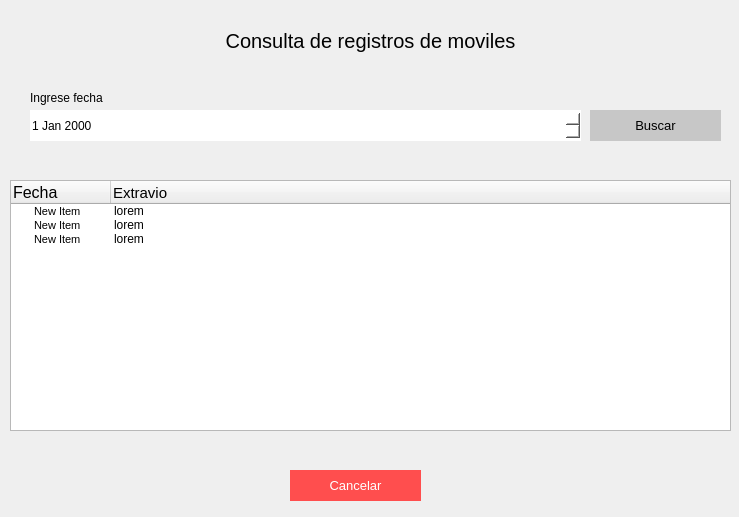
<?xml version="1.0" encoding="UTF-8"?>
<ui version="4.0">
 <class>Form</class>
 <widget class="QWidget" name="Form">
  <property name="geometry">
   <rect>
    <x>0</x>
    <y>0</y>
    <width>739</width>
    <height>517</height>
   </rect>
  </property>
  <property name="windowTitle">
   <string>Form</string>
  </property>
  <widget class="QLabel" name="label_2">
   <property name="geometry">
    <rect>
     <x>10</x>
     <y>20</y>
     <width>721</width>
     <height>41</height>
    </rect>
   </property>
   <property name="styleSheet">
    <string notr="true">font-size:20px;
</string>
   </property>
   <property name="text">
    <string>Consulta de registros de moviles</string>
   </property>
   <property name="alignment">
    <set>Qt::AlignCenter</set>
   </property>
  </widget>
  <widget class="QTreeWidget" name="ca_tabla">
   <property name="geometry">
    <rect>
     <x>10</x>
     <y>180</y>
     <width>721</width>
     <height>251</height>
    </rect>
   </property>
   <column>
    <property name="text">
     <string>Fecha</string>
    </property>
    <property name="font">
     <font>
      <pointsize>12</pointsize>
     </font>
    </property>
   </column>
   <column>
    <property name="text">
     <string>Extravio</string>
    </property>
    <property name="font">
     <font>
      <pointsize>11</pointsize>
     </font>
    </property>
   </column>
   <item>
    <property name="text">
     <string>New Item</string>
    </property>
    <property name="font">
     <font>
      <pointsize>8</pointsize>
     </font>
    </property>
    <property name="text">
     <string>lorem</string>
    </property>
   </item>
   <item>
    <property name="text">
     <string>New Item</string>
    </property>
    <property name="font">
     <font>
      <pointsize>8</pointsize>
     </font>
    </property>
    <property name="text">
     <string>lorem</string>
    </property>
   </item>
   <item>
    <property name="text">
     <string>New Item</string>
    </property>
    <property name="font">
     <font>
      <pointsize>8</pointsize>
     </font>
    </property>
    <property name="text">
     <string>lorem</string>
    </property>
   </item>
  </widget>
  <widget class="QPushButton" name="ca_btn_buscar">
   <property name="geometry">
    <rect>
     <x>590</x>
     <y>110</y>
     <width>131</width>
     <height>31</height>
    </rect>
   </property>
   <property name="styleSheet">
    <string notr="true">background-color: rgb(199, 199, 199);
color:black;
font-size:10pt;
border:none;</string>
   </property>
   <property name="text">
    <string>Buscar</string>
   </property>
  </widget>
  <widget class="QLabel" name="label">
   <property name="geometry">
    <rect>
     <x>30</x>
     <y>90</y>
     <width>541</width>
     <height>16</height>
    </rect>
   </property>
   <property name="text">
    <string>Ingrese fecha</string>
   </property>
  </widget>
  <widget class="QPushButton" name="ca_btn_cancelar">
   <property name="geometry">
    <rect>
     <x>290</x>
     <y>470</y>
     <width>131</width>
     <height>31</height>
    </rect>
   </property>
   <property name="styleSheet">
    <string notr="true">color:white;
font-size:10pt;
border:none;
background-color:#ff4e4e;</string>
   </property>
   <property name="text">
    <string>Cancelar</string>
   </property>
  </widget>
  <widget class="QDateEdit" name="ca_input_fecha">
   <property name="geometry">
    <rect>
     <x>30</x>
     <y>110</y>
     <width>551</width>
     <height>31</height>
    </rect>
   </property>
   <property name="styleSheet">
    <string notr="true">border:none;
background-color: rgb(255, 255, 255);
font: 11pt &quot;MS Shell Dlg 2&quot;;</string>
   </property>
  </widget>
 </widget>
 <tabstops>
  <tabstop>ca_tabla</tabstop>
 </tabstops>
 <resources/>
 <connections/>
</ui>
